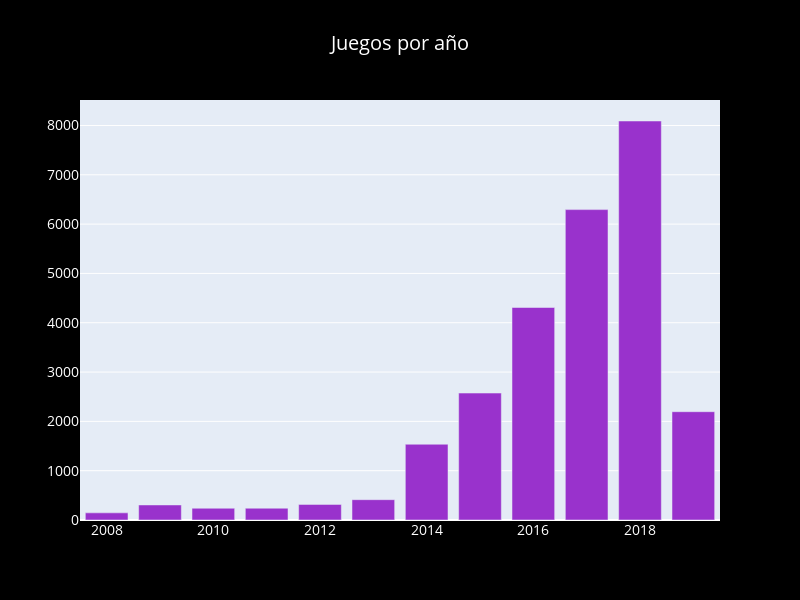

Notebook source saved alongside this figure:
### Code cell
#Cuantos juegos sacan por año en steam
fig = go.Figure()
fig.add_trace(go.Bar(x = steam["release_date"].dt.year.value_counts().index[:12],
                     y  = steam["release_date"].dt.year.value_counts().values[:12],
                     marker_color = "DarkOrchid" ))
fig.update_layout(
    height=600, width=800, title_text="Juegos por año", title_x = 0.5, paper_bgcolor = "black", font=dict(
            size=14,
            color="white")
)
fig.show()

### Figure 1 — Plotly figure (JSON) as saved in the notebook; plotly's stock layout.template omitted (floating-point values rounded to 4 significant figures)
{"data": [{"marker": {"color": "DarkOrchid"}, "type": "bar", "x": [2018, 2017, 2016, 2015, 2019, 2014, 2013, 2012, 2009, 2011, 2010, 2008], "y": [8091, 6294, 4309, 2574, 2196, 1536, 412, 316, 305, 239, 238, 145]}], "layout": {"font": {"color": "white", "size": 14}, "height": 600, "paper_bgcolor": "black", "title": {"text": "Juegos por año", "x": 0.5}, "width": 800}}
